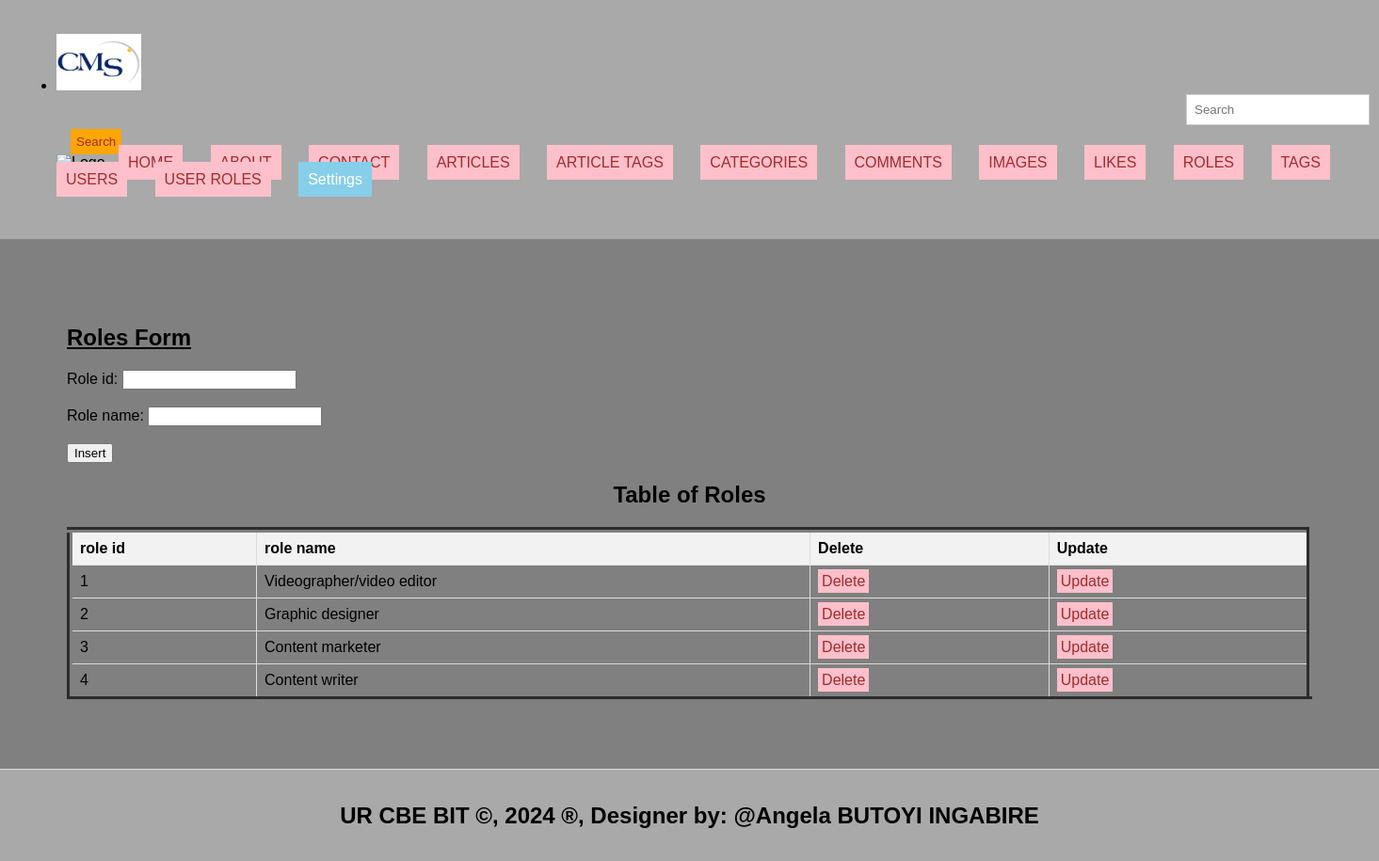
Screenshot of /roles.php with the database file from the repository.
### tables this page shows
CREATE TABLE `roles` (
  `role_id` int(11) NOT NULL,
  `role_name` varchar(255) DEFAULT NULL
);

### roles.php (the view, shortened to what this page needs)
<!DOCTYPE html>
<html lang="en">
<head>
  <link rel="stylesheet" type="text/css" href="style.css" title="style 1" media="screen, tv, projection, handheld, print"/>
  </head>
  <header>
    <ul>
    <li><img src="./Images/logo.jpg" width="90" height="60" alt="Logo"></li>
<body bgcolor="#808080" ;>
  <form class="d-flex" role="search" action="search.php">
      <input class="form-control me-2" type="search" placeholder="Search" aria-label="Search"name="query">
      <button class="btn btn-outline-success" type="submit">Search</button>
    </form>
  <ul style="list-style-type: none; padding: 0;">
    <li style="display: inline; margin-right: 10px;">
  </li>
        <li style="display: inline; margin-right: 10px;"><a href="./home.html">HOME</a></li>
    <li style="display: inline; margin-right: 10px;"><a href="./about.html">ABOUT</a></li>
    <li style="display: inline; margin-right: 10px;"><a href="./contact.html">CONTACT</a></li>
    <li style="display: inline; margin-right: 10px;"><a href="./articles.php">ARTICLES</a></li>
    <li style="display: inline; margin-right: 10px;"><a href="./article_tags.php">ARTICLE TAGS</a></li>
    <li style="display: inline; margin-right: 10px;"><a href="./categories.php">CATEGORIES</a></li>
    <li style="display: inline; margin-right: 10px;"><a href="./comments.php">COMMENTS</a></li>
    <li style="display: inline; margin-right: 10px;"><a href="./images.php">IMAGES</a></li>
     <li style="display: inline; margin-right: 10px;"><a href="./likes.php">LIKES</a></li>
     <li style="display: inline; margin-right: 10px;"><a href="./roles.php">ROLES</a></li>
     <li style="display: inline; margin-right: 10px;"><a href="./tags.php">TAGS</a></li>
     <li style="display: inline; margin-right: 10px;"><a href="./users.php">USERS</a></li>
     <li style="display: inline; margin-right: 10px;"><a href="./user_roles.php">USER ROLES</a></li>
    <li class="dropdown" style="display: inline; margin-right: 10px;">
      <a href="#" style="padding: 10px; color: white; background-color: skyblue; text-decoration: none; margin-right: 15px;">Settings</a>
    </li><br><br>
  </ul>
</header>
<section>
    <h1><u> Roles Form </u></h1>
    <form method="post" onsubmit="return confirmInsert();">
        <label for="role_id">Role id:</label>
        <input type="number" id="role_id" name="role_id"><br><br>
        <label for="role_name">Role name:</label>
        <input type="name" id="role_name" name="role_name"><br><br>
        <input type="submit" name="add" value="Insert">
    </form>
<!DOCTYPE html>
<html>
<head>
</head>
<body>
    <center><h2>Table of Roles</h2></center>
    <table border="6">
        <tr>
            <th>role id</th>
            <th>role name</th>
            <th>Delete</th>
            <th>Update</th>
        </tr>
        <?php
        include('database_connection.php');
        $sql = "SELECT * FROM roles";
        $result = $connection->query($sql);
        if ($result->num_rows > 0) {
            while ($row = $result->fetch_assoc()) {
                $role_id = $row['role_id'];
                echo "<tr>
                    <td>" . $row['role_id'] . "</td>
                    <td>" . $row['role_name'] . "</td>
                    <td><a style='padding:4px' href='delete_roles.php?role_id=$role_id'>Delete</a></td>
                    <td><a style='padding:4px' href='update_roles.php?role_id=$role_id'>Update</a></td>
                </tr>";
            }
        } else {
            echo "<tr><td colspan='6'>No data found</td></tr>";
        }
        ?>
    </table>
</body>
    </section>
<footer>
  <center>
    <b><h2>UR CBE BIT &copy, 2024 &reg, Designer by: @Angela BUTOYI INGABIRE</h2></b>
  </center>
</footer>
</body>
</html>

### style.css (style rules this page uses)
body { font-family: Arial, sans-serif; margin: 0; padding: 0; }
.form-control { padding: 8px; margin-left: 4px; border: 1px solid #ccc; }
.btn { padding: 6px; background-color: orange; color: brown; border: none; }
.dropdown { position: relative; display: inline; margin-right: 10px; }
body { font-family: Arial,sans-serif; margin:0; padding:0; }
header { background-color:darkgray; padding: 20px; }
.dropdown { position: right; display:right; direction:rtl; }
section { padding:28px; border-bottom: 1px solid #ddd; }
footer { text-align: center; padding: 15px; background-color:darkgray; }

### roles.php (style rules this page uses)
a { padding: 10px; color: white; background-color: pink; text-decoration: none; margin-right: 15px; }
a:link { color: brown; }
button.btn { margin-left: 15px; margin-top: 4px; }
input.form-control { margin-left: 1200px; padding: 8px; }
section { padding:71px; border-bottom: 1px solid #ddd; }
footer { text-align: center; padding: 15px; background-color:darkgray; }
table { width: 100%; border-collapse: collapse; }
th, td { border: 1px solid #ddd; padding: 8px; text-align: left; }
th { background-color: #f2f2f2; }

### rows the page displays
roles: role_id "1", role_name "Videographer/video editor"
roles: role_id "2", role_name "Graphic designer"
roles: role_id "3", role_name "Content marketer"
roles: role_id "4", role_name "Content writer"
